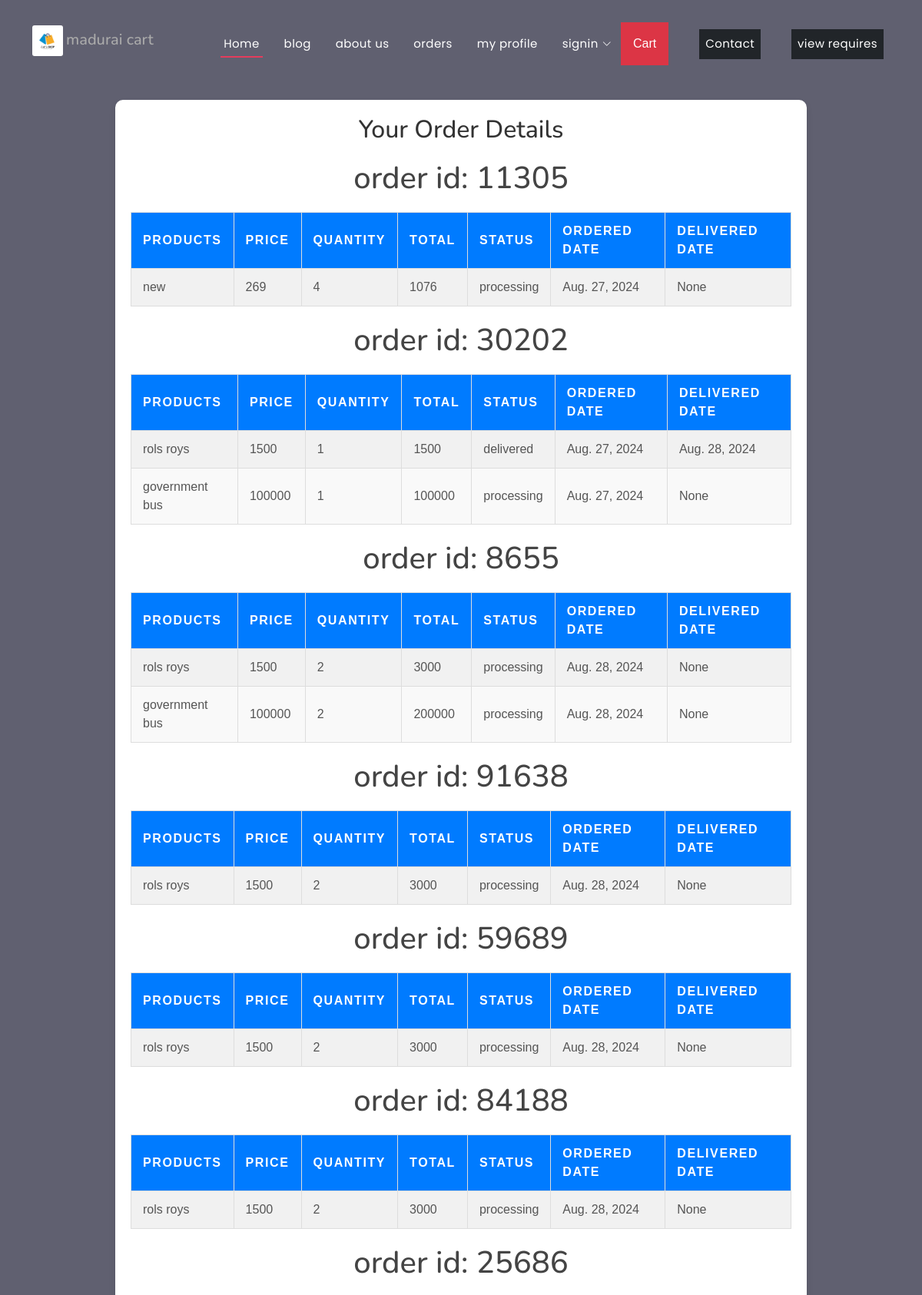
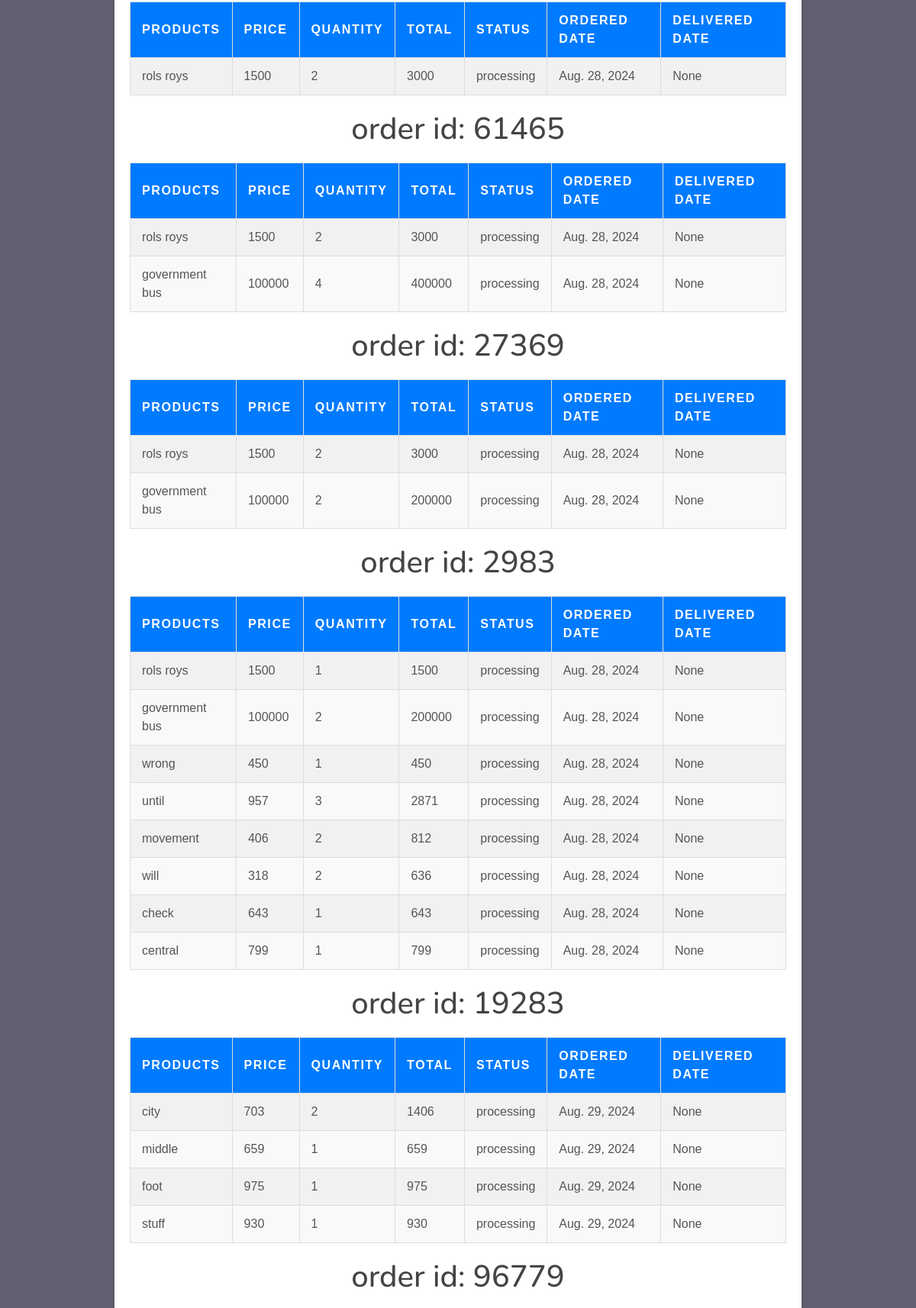
The app's page /order_history/ (upper part) with its own data (2 pictures, top to bottom).
### eapp/models.py (models this page shows)
class Placed_orders(models.Model):
    order_id= models.IntegerField()
    product_name= models.CharField(max_length=30)
    product_price= models.IntegerField()
    product_qty= models.IntegerField()
    product_total_price= models.IntegerField()
    delivery_status=models.CharField(max_length=50,null=True,default="processing")
    orderplaced_date=models.DateField(default=date.today())
    delevired_date=models.DateField(null=True)
    def __str__(self):
        return self.product_name

### eapp/views.py (the view)
# urls.py: path('order_history/',views.order_placed,name='order_placed')
def order_placed(self):
    orders=Placed_orders.objects.all()
    print(orders)
    orderlist={}
    for i in orders:
        if i.order_id not in orderlist :
            orderlist[i.order_id]=[]
        orderlist[i.order_id].append(i)
    return render(self,"eapp/orderhistory.html",{"send":orderlist})

### templates/eapp/orderhistory.html (shortened to what this page needs)
{% extends "eapp/base.html" %}
{% block hero %}
<div class="order-container">
    <h1 class="order-heading">Your Order Details</h1>
    <div>
{% for id,products in send.items %}
     <h1>order id:  {{id}}</h1>
    <div class="orders">
        <table id="newtable" class="order-table">
            <tr>
                <th>Products</th>
                <th>Price</th>
                <th>Quantity</th>
                <th>Total</th>
                <th>status</th>
                <th>ordered date</th>
                <th>delivered date</th>
            </tr>
            {% for i in products %}
            <tr>
                <td>{{ i.product_name }}</td>
                <td>{{ i.product_price }}</td>
                <td>{{ i.product_qty }}</td>
                <td>{{ i.product_total_price }}</td>
                <td>{{ i.delivery_status }}</td>
                <td>{{ i.orderplaced_date }}</td>
                <td>{{ i.delevired_date }}</td>
            </tr>
            {% endfor %}
        </table>
    </div>
    {% endfor %}
</div>
</div>
{% endblock hero %}

### static/assets/css/style.css (style rules this page uses)
body { font-family: "Open Sans", sans-serif; color: #444444; }
h1, h2, h3, h4, h5, h6 { font-family: "Nunito", sans-serif; }

### templates/eapp/orderhistory.html (style rules this page uses)
body { font-family: 'Arial', sans-serif; background-color: #606070; margin: 0; padding: 0; }
.order-container { margin-top: 0px; max-width: 900px; margin: 130px auto; background-color: #ffffff; border-radius: 10px; box-shadow: 0 4px 8px rgba(0, 0, 0, 0.1); padding: 20px; text-align: center; }
.order-heading { font-size: 32px; color: #333; margin-bottom: 20px; }
.order-table { width: 100%; border-collapse: collapse; margin: 20px 0; }
.order-table th, .order-table td { padding: 12px 15px; text-align: left; border: 1px solid #dddddd; }
.order-table th { background-color: #007bff; color: white; text-transform: uppercase; letter-spacing: 0.1em; }
.order-table td { color: #555555; background-color: #f9f9f9; }
.order-table tr:nth-child(even) td { background-color: #f1f1f1; }

### records on screen
Placed_orders: order "11305", product_name "new", product_price "269", product_qty "4", product_total_price "1076", delivery_status "processing", orderplaced_date "Aug. 27, 2024", delevired_date "None"
Placed_orders: order "30202", product_name "rols roys", product_price "1500", product_qty "1", product_total_price "1500", delivery_status "delivered", orderplaced_date "Aug. 27, 2024", delevired_date "Aug. 28, 2024"
Placed_orders: product_name "government bus", product_price "100000", product_qty "1", product_total_price "100000", delivery_status "processing", orderplaced_date "Aug. 27, 2024", delevired_date "None"
Placed_orders: order "8655", product_name "rols roys", product_price "1500", product_qty "2", product_total_price "3000", delivery_status "processing", orderplaced_date "Aug. 28, 2024", delevired_date "None"
Placed_orders: product_name "government bus", product_price "100000", product_qty "2", product_total_price "200000", delivery_status "processing", orderplaced_date "Aug. 28, 2024", delevired_date "None"
Placed_orders: order "91638", product_name "rols roys", product_price "1500", product_qty "2", product_total_price "3000", delivery_status "processing", orderplaced_date "Aug. 28, 2024", delevired_date "None"
Placed_orders: order "59689", product_name "rols roys", product_price "1500", product_qty "2", product_total_price "3000", delivery_status "processing", orderplaced_date "Aug. 28, 2024", delevired_date "None"
Placed_orders: order "84188", product_name "rols roys", product_price "1500", product_qty "2", product_total_price "3000", delivery_status "processing", orderplaced_date "Aug. 28, 2024", delevired_date "None"
Placed_orders: order "25686", product_name "rols roys", product_price "1500", product_qty "2", product_total_price "3000", delivery_status "processing", orderplaced_date "Aug. 28, 2024", delevired_date "None"
Placed_orders: order "61465", product_name "rols roys", product_price "1500", product_qty "2", product_total_price "3000", delivery_status "processing", orderplaced_date "Aug. 28, 2024", delevired_date "None"
Placed_orders: product_name "government bus", product_price "100000", product_qty "4", product_total_price "400000", delivery_status "processing", orderplaced_date "Aug. 28, 2024", delevired_date "None"
Placed_orders: order "27369", product_name "rols roys", product_price "1500", product_qty "2", product_total_price "3000", delivery_status "processing", orderplaced_date "Aug. 28, 2024", delevired_date "None"
Placed_orders: product_name "government bus", product_price "100000", product_qty "2", product_total_price "200000", delivery_status "processing", orderplaced_date "Aug. 28, 2024", delevired_date "None"
Placed_orders: order "2983", product_name "rols roys", product_price "1500", product_qty "1", product_total_price "1500", delivery_status "processing", orderplaced_date "Aug. 28, 2024", delevired_date "None"
Placed_orders: product_name "government bus", product_price "100000", product_qty "2", product_total_price "200000", delivery_status "processing", orderplaced_date "Aug. 28, 2024", delevired_date "None"
Placed_orders: product_name "wrong", product_price "450", product_qty "1", product_total_price "450", delivery_status "processing", orderplaced_date "Aug. 28, 2024", delevired_date "None"
Placed_orders: product_name "until", product_price "957", product_qty "3", product_total_price "2871", delivery_status "processing", orderplaced_date "Aug. 28, 2024", delevired_date "None"
Placed_orders: product_name "movement", product_price "406", product_qty "2", product_total_price "812", delivery_status "processing", orderplaced_date "Aug. 28, 2024", delevired_date "None"
Placed_orders: product_name "will", product_price "318", product_qty "2", product_total_price "636", delivery_status "processing", orderplaced_date "Aug. 28, 2024", delevired_date "None"
Placed_orders: product_name "check", product_price "643", product_qty "1", product_total_price "643", delivery_status "processing", orderplaced_date "Aug. 28, 2024", delevired_date "None"
Placed_orders: product_name "central", product_price "799", product_qty "1", product_total_price "799", delivery_status "processing", orderplaced_date "Aug. 28, 2024", delevired_date "None"
Placed_orders: order "19283", product_name "city", product_price "703", product_qty "2", product_total_price "1406", delivery_status "processing", orderplaced_date "Aug. 29, 2024", delevired_date "None"
Placed_orders: product_name "middle", product_price "659", product_qty "1", product_total_price "659", delivery_status "processing", orderplaced_date "Aug. 29, 2024", delevired_date "None"
Placed_orders: product_name "foot", product_price "975", product_qty "1", product_total_price "975", delivery_status "processing", orderplaced_date "Aug. 29, 2024", delevired_date "None"
Placed_orders: product_name "stuff", product_price "930", product_qty "1", product_total_price "930", delivery_status "processing", orderplaced_date "Aug. 29, 2024", delevired_date "None"
Placed_orders: order "96779"
